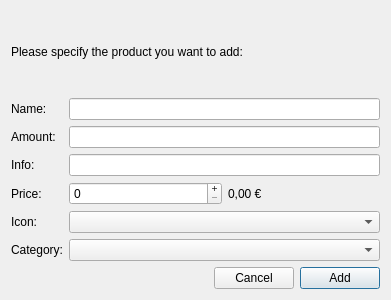
<?xml version="1.0" encoding="UTF-8"?>
<ui version="4.0">
 <class>AddProductDialog</class>
 <widget class="QDialog" name="AddProductDialog">
  <property name="geometry">
   <rect>
    <x>0</x>
    <y>0</y>
    <width>391</width>
    <height>300</height>
   </rect>
  </property>
  <property name="sizePolicy">
   <sizepolicy hsizetype="Preferred" vsizetype="Fixed">
    <horstretch>0</horstretch>
    <verstretch>0</verstretch>
   </sizepolicy>
  </property>
  <property name="windowTitle">
   <string>Add Product</string>
  </property>
  <property name="windowIcon">
   <iconset resource="../resources/resources.qrc">
    <normaloff>:/rotable/db_add.png</normaloff>:/rotable/db_add.png</iconset>
  </property>
  <layout class="QVBoxLayout" name="verticalLayout">
   <item>
    <widget class="QLabel" name="_labelInfo">
     <property name="text">
      <string>Please specify the product you want to add:</string>
     </property>
    </widget>
   </item>
   <item>
    <layout class="QFormLayout" name="formLayout">
     <property name="fieldGrowthPolicy">
      <enum>QFormLayout::AllNonFixedFieldsGrow</enum>
     </property>
     <item row="0" column="0">
      <widget class="QLabel" name="_labelName">
       <property name="text">
        <string>Name:</string>
       </property>
      </widget>
     </item>
     <item row="0" column="1">
      <widget class="QLineEdit" name="_lineEditName"/>
     </item>
     <item row="1" column="0">
      <widget class="QLabel" name="label">
       <property name="text">
        <string>Amount:</string>
       </property>
      </widget>
     </item>
     <item row="1" column="1">
      <widget class="QLineEdit" name="_lineEditAmount"/>
     </item>
     <item row="2" column="0">
      <widget class="QLabel" name="_labelAmount">
       <property name="text">
        <string>Info:</string>
       </property>
      </widget>
     </item>
     <item row="2" column="1">
      <widget class="QLineEdit" name="_lineEditInfo"/>
     </item>
     <item row="3" column="0">
      <widget class="QLabel" name="_labelPrice">
       <property name="text">
        <string>Price:</string>
       </property>
      </widget>
     </item>
     <item row="3" column="1">
      <layout class="QHBoxLayout" name="horizontalLayout_2">
       <item>
        <widget class="QSpinBox" name="_spinBoxPrice">
         <property name="buttonSymbols">
          <enum>QAbstractSpinBox::PlusMinus</enum>
         </property>
         <property name="maximum">
          <number>1000000000</number>
         </property>
        </widget>
       </item>
       <item>
        <widget class="QLabel" name="_labelPriceString">
         <property name="text">
          <string>0,00 €</string>
         </property>
        </widget>
       </item>
      </layout>
     </item>
     <item row="4" column="0">
      <widget class="QLabel" name="_labelIcon">
       <property name="text">
        <string>Icon:</string>
       </property>
      </widget>
     </item>
     <item row="4" column="1">
      <widget class="QComboBox" name="_comboBoxIcons"/>
     </item>
     <item row="5" column="0">
      <widget class="QLabel" name="_labelCategory">
       <property name="text">
        <string>Category:</string>
       </property>
      </widget>
     </item>
     <item row="5" column="1">
      <widget class="QComboBox" name="_comboBoxCategories"/>
     </item>
    </layout>
   </item>
   <item>
    <layout class="QHBoxLayout" name="horizontalLayout">
     <item>
      <spacer name="horizontalSpacer">
       <property name="orientation">
        <enum>Qt::Horizontal</enum>
       </property>
       <property name="sizeHint" stdset="0">
        <size>
         <width>40</width>
         <height>20</height>
        </size>
       </property>
      </spacer>
     </item>
     <item>
      <widget class="QPushButton" name="_pushButtonCancel">
       <property name="focusPolicy">
        <enum>Qt::NoFocus</enum>
       </property>
       <property name="text">
        <string>Cancel</string>
       </property>
       <property name="autoDefault">
        <bool>false</bool>
       </property>
      </widget>
     </item>
     <item>
      <widget class="QPushButton" name="_pushButtonAdd">
       <property name="focusPolicy">
        <enum>Qt::ClickFocus</enum>
       </property>
       <property name="text">
        <string>Add</string>
       </property>
       <property name="default">
        <bool>true</bool>
       </property>
      </widget>
     </item>
    </layout>
   </item>
  </layout>
 </widget>
 <tabstops>
  <tabstop>_lineEditName</tabstop>
  <tabstop>_lineEditAmount</tabstop>
  <tabstop>_lineEditInfo</tabstop>
  <tabstop>_spinBoxPrice</tabstop>
  <tabstop>_comboBoxIcons</tabstop>
  <tabstop>_comboBoxCategories</tabstop>
  <tabstop>_pushButtonCancel</tabstop>
  <tabstop>_pushButtonAdd</tabstop>
 </tabstops>
 <resources>
  <include location="../resources/resources.qrc"/>
 </resources>
 <connections/>
</ui>
